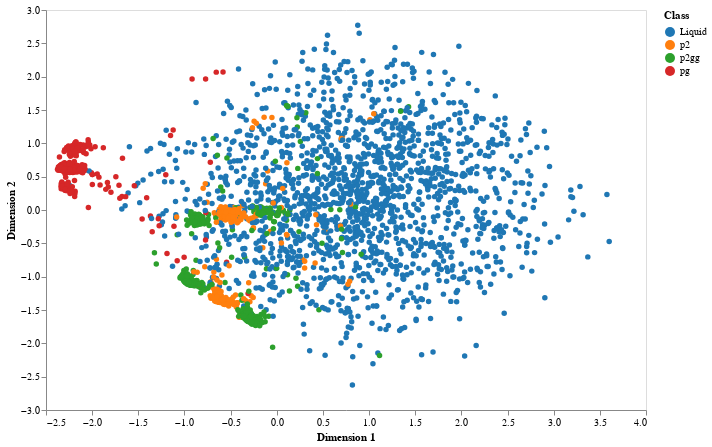

Notebook cell for this chart:
### Markdown cell above
The standard PCA algorithm is a Singular Value Decomposition (SVD),
a matrix operation which identifies a linear combination of features
to give the largest variance.

### Code cell
pca = decomposition.PCA(n_components=2)
X_r = pca.fit_transform(X_o)
fig = figures.plot_dimensionality_reduction(X_r, y)
fig

### Figure 1 — Vega-Lite specification as saved in the notebook (floating-point values rounded to 4 significant figures; data arrays with more than 128 entries replaced by an {"elided": "..."} marker saying what was removed)
{"$schema": "https://vega.github.io/schema/vega-lite/v3.3.0.json", "config": {"axis": {"grid": false}, "view": {"height": 400, "width": 600}}, "data": {"name": "data-db3b76cea1b7979464ce3245e243a23c"}, "datasets": {"data-db3b76cea1b7979464ce3245e243a23c": {"elided": "3000 records"}}, "encoding": {"color": {"field": "class", "scale": {"scheme": "category10"}, "title": "Class", "type": "nominal"}, "x": {"field": "dim1", "title": "Dimension 1", "type": "quantitative"}, "y": {"field": "dim2", "title": "Dimension 2", "type": "quantitative"}}, "mark": {"opacity": 1, "type": "circle"}}
